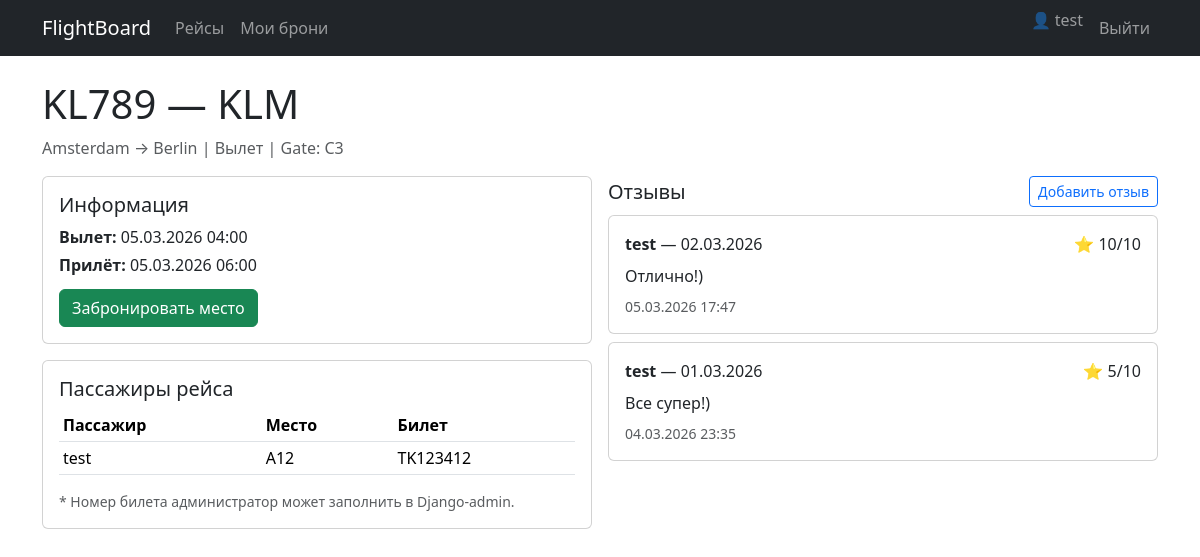
/flight/3/ (signed in), run on the app's committed database.
### flights/models.py (models this page shows, shortened)
class Flight(models.Model):
    FLIGHT_TYPE_CHOICES = [
        ("arrival", "Прилёт"),
        ("departure", "Вылет"),
    ]
    flight_number = models.CharField("Номер рейса", max_length=20)
    airline = models.CharField("Авиакомпания", max_length=100)
    departure_city = models.CharField("Откуда", max_length=100)
    arrival_city = models.CharField("Куда", max_length=100)
    departure_time = models.DateTimeField("Вылет (время)")
    arrival_time = models.DateTimeField("Прилёт (время)")
    flight_type = models.CharField("Тип", max_length=10, choices=FLIGHT_TYPE_CHOICES)
    gate = models.CharField("Гейт", max_length=10)

class Reservation(models.Model):
    flight = models.ForeignKey(Flight, on_delete=models.CASCADE, related_name="reservations")
    user = models.ForeignKey(settings.AUTH_USER_MODEL, on_delete=models.CASCADE, related_name="reservations")
    seat = models.CharField("Место", max_length=10)
    created_at = models.DateTimeField("Дата создания", auto_now_add=True)
    ticket_number = models.CharField("Номер билета", max_length=50, blank=True)
    class Meta:
        unique_together = ("flight", "user", "seat")

class Review(models.Model):
    flight = models.ForeignKey(Flight, on_delete=models.CASCADE, related_name="reviews")
    author = models.ForeignKey(settings.AUTH_USER_MODEL, on_delete=models.CASCADE, related_name="reviews")
    flight_date = models.DateField("Дата рейса")
    text = models.TextField("Текст")
    rating = models.IntegerField("Рейтинг (1-10)", validators=[MinValueValidator(1), MaxValueValidator(10)])
    created_at = models.DateTimeField("Создано", auto_now_add=True)

### flights/views.py (the view)
# urls.py: path("flight/<int:pk>/", views.flight_detail, name="flight_detail"),
def flight_detail(request, pk: int):
    flight = get_object_or_404(Flight, pk=pk)
    passengers = Reservation.objects.filter(flight=flight).select_related("user").order_by("seat")
    reviews = Review.objects.filter(flight=flight).select_related("author").order_by("-created_at")
    return render(request, "flights/flight_detail.html", {"flight": flight, "passengers": passengers, "reviews": reviews})

### flights/templates/flights/flight_detail.html (shortened to what this page needs)
{% extends "base.html" %}
{% block content %}
  <h1 class="mb-2">{{ flight.flight_number }} — {{ flight.airline }}</h1>
  <div class="text-muted mb-3">
    {{ flight.departure_city }} → {{ flight.arrival_city }} |
    {{ flight.get_flight_type_display }} |
    Gate: {{ flight.gate }}
  </div>
  <div class="row g-3">
    <div class="col-lg-6">
      <div class="card">
        <div class="card-body">
          <h5 class="card-title">Информация</h5>
          <p class="mb-1"><b>Вылет:</b> {{ flight.departure_time|date:"d.m.Y H:i" }}</p>
          <p class="mb-1"><b>Прилёт:</b> {{ flight.arrival_time|date:"d.m.Y H:i" }}</p>
          {% if user.is_authenticated %}
            <a class="btn btn-success mt-2" href="{% url 'flights:reserve_create' flight.pk %}">Забронировать место</a>
          {% else %}
            <div class="alert alert-secondary mt-2">Чтобы бронировать места — войдите в аккаунт.</div>
          {% endif %}
        </div>
      </div>
      <div class="card mt-3">
        <div class="card-body">
          <h5 class="card-title">Пассажиры рейса</h5>
          <table class="table table-sm">
            <thead>
              <tr>
                <th>Пассажир</th>
                <th>Место</th>
                <th>Билет</th>
              </tr>
            </thead>
            <tbody>
              {% for r in passengers %}
                <tr>
                  <td>{{ r.user.username }}</td>
                  <td>{{ r.seat }}</td>
                  <td>{{ r.ticket_number|default:"—" }}</td>
                </tr>
              {% empty %}
                <tr><td colspan="3" class="text-muted">Пока нет пассажиров.</td></tr>
              {% endfor %}
            </tbody>
          </table>
          <div class="text-muted small">* Номер билета администратор может заполнить в Django-admin.</div>
        </div>
      </div>
    </div>
    <div class="col-lg-6">
      <div class="d-flex justify-content-between align-items-center">
        <h5 class="mb-0">Отзывы</h5>
        {% if user.is_authenticated %}
          <a class="btn btn-outline-primary btn-sm" href="{% url 'flights:review_create' flight.pk %}">Добавить отзыв</a>
        {% endif %}
      </div>
      <div class="mt-2">
        {% for rev in reviews %}
          <div class="card mb-2">
            <div class="card-body">
              <div class="d-flex justify-content-between">
                <div><b>{{ rev.author.username }}</b> — {{ rev.flight_date|date:"d.m.Y" }}</div>
                <div>⭐ {{ rev.rating }}/10</div>
              </div>
              <div class="mt-2">{{ rev.text }}</div>
              <div class="text-muted small mt-2">{{ rev.created_at|date:"d.m.Y H:i" }}</div>
            </div>
          </div>
        {% empty %}
          <div class="alert alert-secondary mt-2">Отзывов пока нет.</div>
        {% endfor %}
      </div>
    </div>
  </div>
{% endblock %}

### flights/templates/base.html (shortened to what this page needs)
<!doctype html>
<html lang="ru">
<head>
  <link href="https://cdn.jsdelivr.net/npm/bootstrap@5.3.3/dist/css/bootstrap.min.css" rel="stylesheet">
</head>
<body>
  <nav class="navbar navbar-expand-lg navbar-dark bg-dark">
    <div class="container">
      <a class="navbar-brand" href="{% url 'flights:flight_list' %}">FlightBoard</a>
      <div class="collapse navbar-collapse" id="nav">
        <ul class="navbar-nav me-auto">
          <li class="nav-item"><a class="nav-link" href="{% url 'flights:flight_list' %}">Рейсы</a></li>
          {% if user.is_authenticated %}
            <li class="nav-item"><a class="nav-link" href="{% url 'flights:my_reservations' %}">Мои брони</a></li>
          {% endif %}
        </ul>
        <ul class="navbar-nav">
          {% if user.is_authenticated %}
            <li class="nav-item"><span class="navbar-text me-2">👤 {{ user.username }}</span></li>
            <li class="nav-item"><a class="nav-link" href="{% url 'logout' %}">Выйти</a></li>
          {% else %}
            <li class="nav-item"><a class="nav-link" href="{% url 'login' %}">Войти</a></li>
            <li class="nav-item"><a class="nav-link" href="{% url 'flights:register' %}">Регистрация</a></li>
          {% endif %}
        </ul>
      </div>
    </div>
  </nav>
  <main class="container py-4">
    {% block content %}{% endblock %}
  </main>
</body>
</html>

### data on the page
Flight: flight_number "KL789", airline "KLM", departure_city "Amsterdam", arrival_city "Berlin", flight_type "Вылет", gate "C3", departure_time "05.03.2026 04:00", arrival_time "05.03.2026 06:00"
Reservation: user.username "test", seat "A12", ticket_number "TK123412"
Review: author.username "test", flight_date "02.03.2026", rating "10", text "Отлично!)", created_at "05.03.2026 17:47"
Review: author.username "test", flight_date "01.03.2026", rating "5", text "Все супер!)", created_at "04.03.2026 23:35"

### other printed values
{{ user.username }} "test"
